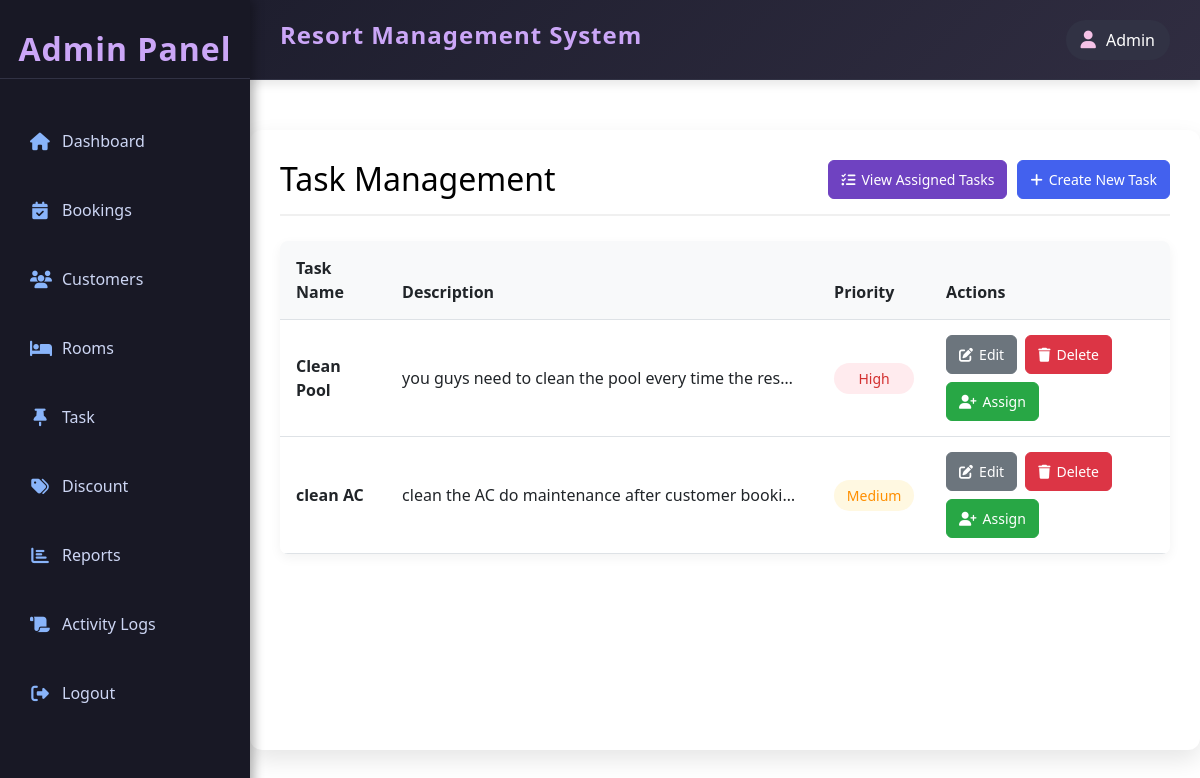
Page /admin/task/task_template.php (signed in) on the committed database.
### tables this page shows
CREATE TABLE IF NOT EXISTS `task_templates` (
  `task_template_id` int(11) NOT NULL AUTO_INCREMENT,
  `title` varchar(255) NOT NULL,
  `description` text DEFAULT NULL,
  `priority` enum('Low','Medium','High') DEFAULT 'Medium',
  `created_at` timestamp NOT NULL DEFAULT current_timestamp(),
  PRIMARY KEY (`task_template_id`)
);

### admin/task/task_template.php (the view, shortened to what this page needs)
<?php
include('../../resources/database/config.php');
include ('../includes/template.php');
$sql = "SELECT * FROM task_templates";
$result = mysqli_query($conn, $sql);
?>
    <link rel="stylesheet" href="https://cdn.jsdelivr.net/npm/bootstrap@5.3.0/dist/css/bootstrap.min.css">
    <link rel="stylesheet" href="https://cdnjs.cloudflare.com/ajax/libs/font-awesome/6.4.2/css/all.min.css">
    <div class="content">
        <div class="page-header">
            <h2 class="m-0">Task Management</h2>
            <div class="header-actions">
                <a href="task_assigned_list.php" class="btn btn-view"><i class="fas fa-tasks"></i> View Assigned Tasks</a>
                <a href="create.php" class="btn btn-primary"><i class="fas fa-plus"></i> Create New Task</a>
            </div>
        </div>
        <div class="task-table">
            <table class="table table-hover mb-0">
                <thead>
                    <tr>
                        <th>Task Name</th>
                        <th>Description</th>
                        <th>Priority</th>
                        <th>Actions</th>
                    </tr>
                </thead>
                <tbody>
                    <?php if (mysqli_num_rows($result) > 0): ?>
                        <?php while ($row = mysqli_fetch_assoc($result)): ?>
                            <?php
                                $priorityClass = '';
                                switch(strtolower($row['priority'])) {
                                    case 'high':
                                        $priorityClass = 'priority-high';
                                        break;
                                    case 'medium':
                                        $priorityClass = 'priority-medium';
                                        break;
                                }
                            ?>
                            <tr>
                                <td><strong><?php echo htmlspecialchars($row['title']); ?></strong></td>
                                <td><div class="task-description"><?php echo htmlspecialchars($row['description']); ?></div></td>
                                <td><span class="task-priority <?php echo $priorityClass; ?>"><?php echo htmlspecialchars($row['priority']); ?></span></td>
                                <td>
                                    <div class="action-buttons">
                                        <a href="edit.php?id=<?php echo $row['task_template_id']; ?>" class="btn btn-edit"><i class="fas fa-edit"></i> Edit</a>
                                        <a href="delete.php?id=<?php echo $row['task_template_id']; ?>" class="btn btn-delete" onclick="return confirm('Are you sure you want to delete this task?');"><i class="fas fa-trash"></i> Delete</a>
                                        <a href="assign_task.php?id=<?php echo $row['task_template_id']; ?>" class="btn btn-assign"><i class="fas fa-user-plus"></i> Assign</a>
                                    </div>
                                </td>
                            </tr>
                        <?php endwhile; ?>
                    <?php endif; ?>
                </tbody>
            </table>
        </div>
    </div>

### admin/includes/template.php (style rules this page uses)
body { display: grid; grid-template-columns: 250px 100px 100px auto; grid-template-rows: 80px 100px auto 100px; height: 100vh; margin: 0; font-family: 'Segoe UI', Tahoma, Geneva, Verdana, sans-serif; background: #1E1E2E; color: #E0E0E0; }
.content { grid-column: 2 / 5; grid-row: 2 / 5; width: 100%; padding: 20px; background: #1E1E2E; box-shadow: inset 0 5px 15px rgba(0, 0, 0, 0.1); color: black; }

### admin/task/task_template.php (style rules this page uses)
.content { max-width: 1200px; margin: 50px auto; background: white; padding: 30px; border-radius: 12px; box-shadow: 0 10px 25px rgba(0, 0, 0, 0.1); }
.page-header { display: flex; justify-content: space-between; align-items: center; margin-bottom: 25px; border-bottom: 2px solid #f0f0f0; padding-bottom: 15px; }
.header-actions { display: flex; gap: 10px; }
.task-table { border-radius: 8px; overflow: hidden; box-shadow: 0 4px 12px rgba(0, 0, 0, 0.05); }
.table th { background-color: #f8f9fa; font-weight: 600; border-top: none; padding: 15px 16px; }
.table td { padding: 15px 16px; vertical-align: middle; }
.task-priority { display: inline-block; padding: 5px 10px; border-radius: 20px; font-size: 14px; font-weight: 500; text-align: center; min-width: 80px; }
.priority-high { background-color: #ffebee; color: #d32f2f; }
.priority-medium { background-color: #fff8e1; color: #ff8f00; }
.action-buttons { display: flex; gap: 8px; flex-wrap: wrap; }
.btn { border-radius: 6px; padding: 8px 12px; font-size: 14px; font-weight: 500; display: inline-flex; align-items: center; gap: 6px; transition: all 0.2s; }
.btn-primary { background-color: #4361ee; border-color: #4361ee; }
.btn-view { background-color: #6f42c1; border-color: #6f42c1; color: white; }
.btn-edit { background-color: #6c757d; border-color: #6c757d; color: white; }
.btn-delete { background-color: #dc3545; border-color: #dc3545; color: white; }
.btn-assign { background-color: #28a745; border-color: #28a745; color: white; }
.task-description { max-width: 400px; overflow: hidden; text-overflow: ellipsis; white-space: nowrap; }

### rows in the picture
task_templates: title "Clean Pool", description "you guys need to clean the pool every time the res…", priority "High"
task_templates: title "clean AC", description "clean the AC do maintenance after customer booki…", priority "Medium"
